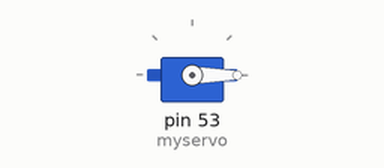
A sketch run on a simulated Arduino Mega 2560, built with avr-gcc and run on an emulated ATmega2560. On the bench: servo.

Above: at 0.05 s.
Timing chart, 0 to 4.6 s (numbered marks = the images above):
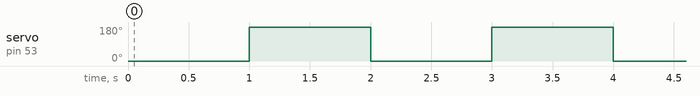

The sketch:

sketch_MG945_test01.ino
```cpp
#include <Servo.h>

Servo myservo;  // create servo object to control a servo
// twelve servo objects can be created on most boards

int pos = 0;    // variable to store the servo position

void setup() {
  myservo.attach(53);  // attaches the servo on pin 9 to the servo object
}

void loop() {

myservo.write(0);
delay(1000);
myservo.write(180);
delay(1000);

}
```

Measured:
- by itself, servo on pin 53 (myservo): alternates 180° for 1.0 s and 0° for 1.0 s
